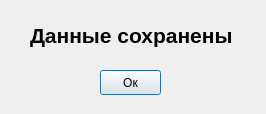
<?xml version="1.0" encoding="UTF-8"?>
<ui version="4.0">
 <class>Dialog</class>
 <widget class="QDialog" name="Dialog">
  <property name="geometry">
   <rect>
    <x>0</x>
    <y>0</y>
    <width>266</width>
    <height>114</height>
   </rect>
  </property>
  <property name="windowTitle">
   <string>Сохранение данных</string>
  </property>
  <widget class="QLabel" name="label">
   <property name="geometry">
    <rect>
     <x>30</x>
     <y>20</y>
     <width>201</width>
     <height>31</height>
    </rect>
   </property>
   <property name="text">
    <string>&lt;html&gt;&lt;head/&gt;&lt;body&gt;&lt;p&gt;&lt;span style=&quot; font-size:16pt; font-weight:600;&quot;&gt;Данные сохранены&lt;/span&gt;&lt;/p&gt;&lt;/body&gt;&lt;/html&gt;</string>
   </property>
  </widget>
  <widget class="QPushButton" name="pushButton">
   <property name="geometry">
    <rect>
     <x>100</x>
     <y>70</y>
     <width>61</width>
     <height>25</height>
    </rect>
   </property>
   <property name="text">
    <string>Ок</string>
   </property>
  </widget>
 </widget>
 <resources/>
 <connections/>
</ui>
